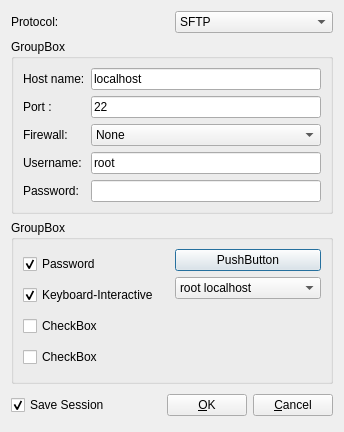
<ui version="4.0" >
 <class>RemoteHostQuickConnectInfoDialog</class>
 <widget class="QDialog" name="RemoteHostQuickConnectInfoDialog" >
  <property name="geometry" >
   <rect>
    <x>0</x>
    <y>0</y>
    <width>344</width>
    <height>432</height>
   </rect>
  </property>
  <property name="windowTitle" >
   <string>Quick Connect</string>
  </property>
  <layout class="QVBoxLayout" >
   <item>
    <layout class="QHBoxLayout" >
     <item>
      <widget class="QLabel" name="label" >
       <property name="text" >
        <string>Protocol:</string>
       </property>
      </widget>
     </item>
     <item>
      <widget class="QComboBox" name="comboBox" >
       <item>
        <property name="text" >
         <string>SFTP</string>
        </property>
       </item>
      </widget>
     </item>
    </layout>
   </item>
   <item>
    <widget class="QGroupBox" name="groupBox" >
     <property name="title" >
      <string>GroupBox</string>
     </property>
     <layout class="QGridLayout" >
      <item row="0" column="0" >
       <widget class="QLabel" name="label_2" >
        <property name="text" >
         <string>Host name:</string>
        </property>
       </widget>
      </item>
      <item row="0" column="1" >
       <widget class="QLineEdit" name="lineEdit" >
        <property name="text" >
         <string>localhost</string>
        </property>
       </widget>
      </item>
      <item row="1" column="0" >
       <widget class="QLabel" name="label_3" >
        <property name="text" >
         <string>Port :</string>
        </property>
       </widget>
      </item>
      <item row="1" column="1" >
       <widget class="QLineEdit" name="lineEdit_2" >
        <property name="text" >
         <string>22</string>
        </property>
       </widget>
      </item>
      <item row="2" column="0" >
       <widget class="QLabel" name="label_4" >
        <property name="text" >
         <string>Firewall: </string>
        </property>
       </widget>
      </item>
      <item row="2" column="1" >
       <widget class="QComboBox" name="comboBox_2" >
        <item>
         <property name="text" >
          <string>None</string>
         </property>
        </item>
       </widget>
      </item>
      <item row="3" column="0" >
       <widget class="QLabel" name="label_5" >
        <property name="text" >
         <string>Username: </string>
        </property>
       </widget>
      </item>
      <item row="3" column="1" >
       <widget class="QLineEdit" name="lineEdit_3" >
        <property name="text" >
         <string>root</string>
        </property>
       </widget>
      </item>
      <item row="4" column="0" >
       <widget class="QLabel" name="label_6" >
        <property name="text" >
         <string>Password:</string>
        </property>
       </widget>
      </item>
      <item row="4" column="1" >
       <widget class="QLineEdit" name="lineEdit_4" >
        <property name="inputMask" >
         <string/>
        </property>
        <property name="text" >
         <string/>
        </property>
        <property name="echoMode" >
         <enum>QLineEdit::Password</enum>
        </property>
       </widget>
      </item>
     </layout>
    </widget>
   </item>
   <item>
    <widget class="QGroupBox" name="groupBox_2" >
     <property name="title" >
      <string>GroupBox</string>
     </property>
     <layout class="QHBoxLayout" >
      <item>
       <layout class="QVBoxLayout" >
        <item>
         <widget class="QCheckBox" name="checkBox" >
          <property name="text" >
           <string>Password</string>
          </property>
          <property name="checkable" >
           <bool>true</bool>
          </property>
          <property name="checked" >
           <bool>true</bool>
          </property>
         </widget>
        </item>
        <item>
         <widget class="QCheckBox" name="checkBox_2" >
          <property name="text" >
           <string>Keyboard-Interactive</string>
          </property>
          <property name="checkable" >
           <bool>true</bool>
          </property>
          <property name="checked" >
           <bool>true</bool>
          </property>
         </widget>
        </item>
        <item>
         <widget class="QCheckBox" name="checkBox_3" >
          <property name="text" >
           <string>CheckBox</string>
          </property>
         </widget>
        </item>
        <item>
         <widget class="QCheckBox" name="checkBox_4" >
          <property name="text" >
           <string>CheckBox</string>
          </property>
         </widget>
        </item>
       </layout>
      </item>
      <item>
       <layout class="QVBoxLayout" >
        <item>
         <widget class="QPushButton" name="pushButton" >
          <property name="text" >
           <string>PushButton</string>
          </property>
         </widget>
        </item>
        <item>
         <widget class="QComboBox" name="comboBox_3" >
          <property name="toolTip" >
           <string>&lt;html>&lt;head>&lt;meta name="qrichtext" content="1" />&lt;style type="text/css">
p, li { white-space: pre-wrap; }
&lt;/style>&lt;/head>&lt;body style=" font-family:'Sans Serif'; font-size:9pt; font-weight:400; font-style:normal;">
&lt;p style=" margin-top:0px; margin-bottom:0px; margin-left:0px; margin-right:0px; -qt-block-indent:0; text-indent:0px;">test widget , delete before release&lt;/p>&lt;/body>&lt;/html></string>
          </property>
          <item>
           <property name="text" >
            <string>root localhost</string>
           </property>
          </item>
          <item>
           <property name="text" >
            <string>sourceforge</string>
           </property>
          </item>
          <item>
           <property name="text" >
            <string>jmmmmmm</string>
           </property>
          </item>
          <item>
           <property name="text" >
            <string>gzl localhost</string>
           </property>
          </item>
          <item>
           <property name="text" >
            <string>192.168.1.6</string>
           </property>
          </item>
         </widget>
        </item>
        <item>
         <spacer>
          <property name="orientation" >
           <enum>Qt::Vertical</enum>
          </property>
          <property name="sizeHint" >
           <size>
            <width>20</width>
            <height>40</height>
           </size>
          </property>
         </spacer>
        </item>
       </layout>
      </item>
     </layout>
    </widget>
   </item>
   <item>
    <layout class="QHBoxLayout" >
     <property name="spacing" >
      <number>6</number>
     </property>
     <property name="leftMargin" >
      <number>0</number>
     </property>
     <property name="topMargin" >
      <number>0</number>
     </property>
     <property name="rightMargin" >
      <number>0</number>
     </property>
     <property name="bottomMargin" >
      <number>0</number>
     </property>
     <item>
      <widget class="QCheckBox" name="checkBox_5" >
       <property name="text" >
        <string>Save Session</string>
       </property>
       <property name="checked" >
        <bool>true</bool>
       </property>
      </widget>
     </item>
     <item>
      <spacer>
       <property name="orientation" >
        <enum>Qt::Horizontal</enum>
       </property>
       <property name="sizeHint" >
        <size>
         <width>131</width>
         <height>31</height>
        </size>
       </property>
      </spacer>
     </item>
     <item>
      <widget class="QPushButton" name="okButton" >
       <property name="text" >
        <string>&amp;OK</string>
       </property>
      </widget>
     </item>
     <item>
      <widget class="QPushButton" name="cancelButton" >
       <property name="text" >
        <string>&amp;Cancel</string>
       </property>
      </widget>
     </item>
    </layout>
   </item>
  </layout>
 </widget>
 <tabstops>
  <tabstop>okButton</tabstop>
  <tabstop>cancelButton</tabstop>
  <tabstop>lineEdit</tabstop>
  <tabstop>lineEdit_3</tabstop>
  <tabstop>lineEdit_4</tabstop>
  <tabstop>comboBox_2</tabstop>
  <tabstop>comboBox</tabstop>
  <tabstop>lineEdit_2</tabstop>
  <tabstop>checkBox_3</tabstop>
  <tabstop>checkBox_4</tabstop>
  <tabstop>pushButton</tabstop>
  <tabstop>comboBox_3</tabstop>
  <tabstop>checkBox_5</tabstop>
  <tabstop>checkBox</tabstop>
  <tabstop>checkBox_2</tabstop>
 </tabstops>
 <resources/>
 <connections>
  <connection>
   <sender>okButton</sender>
   <signal>clicked()</signal>
   <receiver>RemoteHostQuickConnectInfoDialog</receiver>
   <slot>accept()</slot>
   <hints>
    <hint type="sourcelabel" >
     <x>278</x>
     <y>253</y>
    </hint>
    <hint type="destinationlabel" >
     <x>96</x>
     <y>254</y>
    </hint>
   </hints>
  </connection>
  <connection>
   <sender>cancelButton</sender>
   <signal>clicked()</signal>
   <receiver>RemoteHostQuickConnectInfoDialog</receiver>
   <slot>reject()</slot>
   <hints>
    <hint type="sourcelabel" >
     <x>369</x>
     <y>253</y>
    </hint>
    <hint type="destinationlabel" >
     <x>179</x>
     <y>282</y>
    </hint>
   </hints>
  </connection>
 </connections>
</ui>
